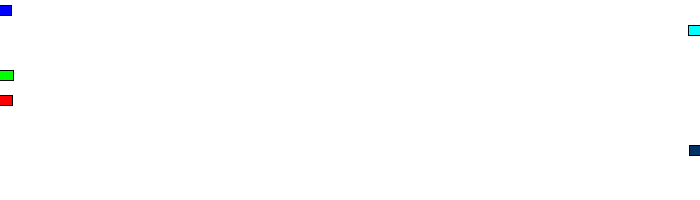
Frame 1 (no input)
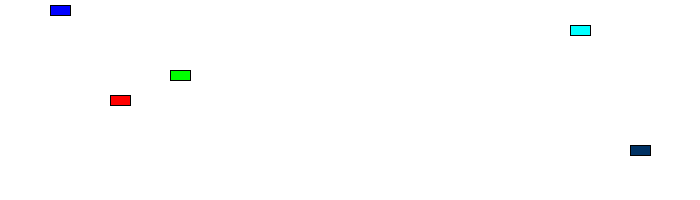
Frame 60 (the mouse pressed at the canvas centre just before this capture)
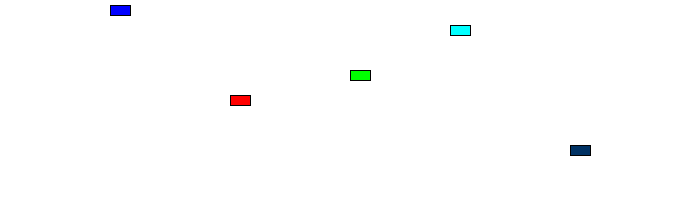
Frame 120 (the mouse held since frame 60 and released just before this capture)

The Processing sketch that drew these frames (run headless with seeded random() and noise(); from frame 60 on, the mouse is pressed at the canvas centre):

// Processing sketch: processing_24296
// ── processing_24296.pde

Car myCar1;
Car myCar2;
Car myCar3;
Car myCar4;
Car myCar5;

void setup() {
  size(700,200);
  
myCar1 = new Car(color(255,0,0),0,100,2); 
myCar2 = new Car(color(0,0,255),0,10,1);
myCar3 = new Car(color(0,255,0),0,75,3);
myCar4 = new Car(color(0,50,100),width,150,-1);
myCar5 = new Car(color(0,255,255),width,30,-2);
}

void draw() {	
  background(255);	

myCar1.move();
myCar1.display(); 
myCar2.move(); 
myCar2.display();
myCar3.move();
myCar3.display();
myCar4.move();
myCar4.display();
myCar5.move();
myCar5.display();
}

class Car { //class name cpaitalised
  

color c;
float xpos; 
float ypos; 
float xspeed;


Car(color tempC, float tempXpos, float tempYpos, float tempXspeed) {
  c = tempC; 
  xpos = tempXpos;
  ypos = tempYpos;
xspeed = tempXspeed;
}

void display() { 
  stroke(0);
  fill(c); 
  rectMode(CENTER);
  rect(xpos,ypos,20,10);
}

void move() {
  xpos = xpos + xspeed;
  if (xpos > width) {
xpos = 0;}
}
}
